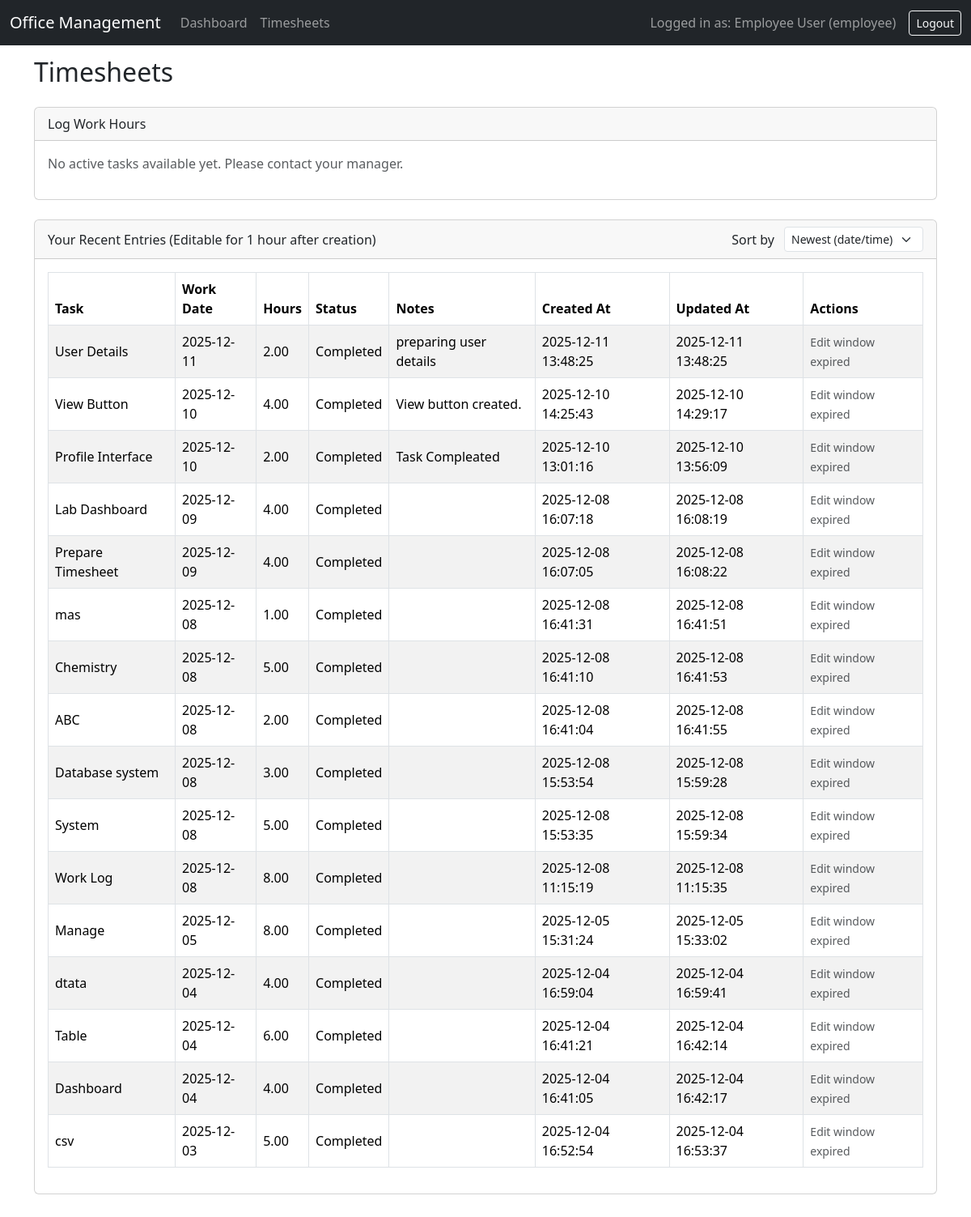
/timesheets.php (signed in), run on the app's committed database.
### tables this page shows
CREATE TABLE `timesheets` (
  `id` int(11) NOT NULL,
  `user_id` int(11) NOT NULL,
  `task_id` int(11) NOT NULL,
  `work_date` date NOT NULL,
  `hours` decimal(5,2) NOT NULL,
  `status` varchar(50) NOT NULL,
  `notes` text DEFAULT NULL,
  `manager_approved` tinyint(1) NOT NULL DEFAULT 0,
  `created_at` datetime NOT NULL DEFAULT current_timestamp(),
  `updated_at` datetime NOT NULL DEFAULT current_timestamp() ON UPDATE current_timestamp()
);

CREATE TABLE `tasks` (
  `id` int(11) NOT NULL,
  `project_id` int(11) NOT NULL,
  `title` varchar(255) NOT NULL,
  `description` text DEFAULT NULL,
  `created_by` int(11) NOT NULL,
  `status` enum('pending','in_progress','completed') NOT NULL DEFAULT 'pending',
  `start_date` date DEFAULT NULL,
  `due_date` date DEFAULT NULL,
  `created_at` datetime NOT NULL DEFAULT current_timestamp()
);

### timesheets.php (the view, shortened to what this page needs)
<?php
require_once 'config.php';
$user_id = $_SESSION['user_id'];
$role    = $_SESSION['role'];
$tasks = [];
if ($role === 'employee') {
    $sqlTasks = "
        SELECT id, title, description
        FROM tasks
        WHERE status <> 'completed'
          AND id NOT IN (
              SELECT task_id FROM timesheets
              WHERE user_id = ? AND LOWER(TRIM(status)) = 'completed'
          )
        ORDER BY title
    ";
    $stmt = $mysqli->prepare($sqlTasks);
    $stmt->bind_param('i', $user_id);
    $stmt->execute();
} else {
    $res = $mysqli->query("SELECT id, title FROM tasks WHERE status <> 'completed' ORDER BY title");
    while ($row = $res->fetch_assoc()) {
        $tasks[] = $row;
    }
}
$sort = $_GET['sort'] ?? 'recent';
switch ($sort) {
    case 'recent':
    default:
        $orderBy = "ts.work_date DESC, ts.created_at DESC, ts.id DESC";
        $sort    = 'recent';
        break;
}
$entries = [];
if ($role === 'admin') {
    $sql  = "SELECT ts.*, t.title AS task_title, u.full_name AS employee_name
             FROM timesheets ts
             JOIN tasks t ON ts.task_id = t.id
             JOIN users u ON ts.user_id = u.id
             ORDER BY $orderBy
             LIMIT 200";
    $stmt = $mysqli->prepare($sql);
} else {
    $sql  = "SELECT ts.*, t.title AS task_title
             FROM timesheets ts
             JOIN tasks t ON ts.task_id = t.id
             WHERE ts.user_id = ?
             ORDER BY $orderBy
             LIMIT 100";
    $stmt = $mysqli->prepare($sql);
    $stmt->bind_param('i', $user_id);
}
$stmt->execute();
$res = $stmt->get_result();
while ($row = $res->fetch_assoc()) {
    if ($role === 'admin') {
        $row['can_edit'] = true;
    } else {
        $created_ts      = strtotime($row['created_at']);
        $now             = time();
        $row['can_edit'] = ($now - $created_ts) <= 3600;
    }
    $entries[] = $row;
}
include 'header.php';
?>
<h2 class="mb-4">Timesheets</h2>
<?php if ($role !== 'admin'): ?>
    <div class="card mb-4">
        <div class="card-header">Log Work Hours</div>
        <div class="card-body">
            <?php if (!$tasks): ?>
                <p class="text-muted">No active tasks available yet. Please contact your manager.</p>
            <?php endif; ?>
        </div>
    </div>
<?php endif; ?>
<div class="card">
    <div class="card-header d-flex justify-content-between align-items-center">
        <span>
            <?php if ($role === 'admin'): ?>
                All Timesheet Entries (Admin can edit any time)
            <?php else: ?>
                Your Recent Entries (Editable for 1 hour after creation)
            <?php endif; ?>
        </span>
        <form method="get" class="row g-2 align-items-center mb-0">
            <div class="col-auto">
                <label class="form-label mb-0 me-1">Sort by</label>
            </div>
            <div class="col-auto">
                <select name="sort" class="form-select form-select-sm" onchange="this.form.submit()">
                    <option value="recent" <?php if ($sort === 'recent') echo 'selected'; ?>>
                        Newest (date/time)
                    </option>
                </select>
            </div>
        </form>
    </div>
    <div class="card-body table-responsive">
        <table id="timesheetTable" class="table table-striped table-bordered align-middle">
            <thead>
                <tr>
                    <th>Task</th>
                    <th>Work Date</th>
                    <th>Hours</th>
                    <th>Status</th>
                    <th>Notes</th>
                    <th>Created At</th>
                    <th>Updated At</th>
                    <th>Actions</th>
                </tr>
            </thead>
            <tbody>
                <?php if (!$entries): ?>
                    <tr>
                        <td
                            colspan="<?php echo ($role === 'admin') ? 9 : 8; ?>"
                            class="text-center"
                        >
                            No entries yet.
                        </td>
                    </tr>
                <?php else: ?>
                    <?php foreach ($entries as $e): ?>
                        <tr>
                            <td><?php echo htmlspecialchars($e['task_title']); ?></td>
                            <td><?php echo htmlspecialchars($e['work_date']); ?></td>
                            <td><?php echo htmlspecialchars($e['hours']); ?></td>
                            <td><?php echo htmlspecialchars($e['status']); ?></td>
                            <td><?php echo nl2br(htmlspecialchars($e['notes'])); ?></td>
                            <td><?php echo htmlspecialchars($e['created_at']); ?></td>
                            <td><?php echo htmlspecialchars($e['updated_at']); ?></td>
                            <td>
                                <?php if ($e['can_edit']): ?>
                                    <a
                                        href="timesheet_edit.php?id=<?php echo $e['id']; ?>"
                                        class="btn btn-sm btn-outline-primary"
                                    >
                                        Edit
                                    </a>
                                <?php else: ?>
                                    <span class="text-muted small">Edit window expired</span>
                                <?php endif; ?>
                            </td>
                        </tr>
                    <?php endforeach; ?>
                <?php endif; ?>
            </tbody>
        </table>
    </div>
</div>
<?php include 'footer.php'; ?>

### data on the page
timesheets: task.title "User Details", work_date "2025-12-11", hours "2.00", status "Completed", notes "preparing user details", created_at "2025-12-11 13:48:25", updated_at "2025-12-11 13:48:25"
timesheets: task.title "View Button", work_date "2025-12-10", hours "4.00", status "Completed", notes "View button created.", created_at "2025-12-10 14:25:43", updated_at "2025-12-10 14:29:17"
timesheets: task.title "Profile Interface", work_date "2025-12-10", hours "2.00", status "Completed", notes "Task Compleated", created_at "2025-12-10 13:01:16", updated_at "2025-12-10 13:56:09"
timesheets: task.title "Lab Dashboard", work_date "2025-12-09", hours "4.00", status "Completed", created_at "2025-12-08 16:07:18", updated_at "2025-12-08 16:08:19"
timesheets: task.title "Prepare Timesheet", work_date "2025-12-09", hours "4.00", status "Completed", created_at "2025-12-08 16:07:05", updated_at "2025-12-08 16:08:22"
timesheets: task.title "mas", work_date "2025-12-08", hours "1.00", status "Completed", created_at "2025-12-08 16:41:31", updated_at "2025-12-08 16:41:51"
timesheets: task.title "Chemistry", work_date "2025-12-08", hours "5.00", status "Completed", created_at "2025-12-08 16:41:10", updated_at "2025-12-08 16:41:53"
timesheets: task.title "ABC", work_date "2025-12-08", hours "2.00", status "Completed", created_at "2025-12-08 16:41:04", updated_at "2025-12-08 16:41:55"
timesheets: task.title "Database system", work_date "2025-12-08", hours "3.00", status "Completed", created_at "2025-12-08 15:53:54", updated_at "2025-12-08 15:59:28"
timesheets: task.title "System", work_date "2025-12-08", hours "5.00", status "Completed", created_at "2025-12-08 15:53:35", updated_at "2025-12-08 15:59:34"
timesheets: task.title "Work Log", work_date "2025-12-08", hours "8.00", status "Completed", created_at "2025-12-08 11:15:19", updated_at "2025-12-08 11:15:35"
timesheets: task.title "Manage", work_date "2025-12-05", hours "8.00", status "Completed", created_at "2025-12-05 15:31:24", updated_at "2025-12-05 15:33:02"
timesheets: task.title "dtata", work_date "2025-12-04", hours "4.00", status "Completed", created_at "2025-12-04 16:59:04", updated_at "2025-12-04 16:59:41"
timesheets: task.title "Table", work_date "2025-12-04", hours "6.00", status "Completed", created_at "2025-12-04 16:41:21", updated_at "2025-12-04 16:42:14"
timesheets: task.title "Dashboard", work_date "2025-12-04", hours "4.00", status "Completed", created_at "2025-12-04 16:41:05", updated_at "2025-12-04 16:42:17"
timesheets: task.title "csv", work_date "2025-12-03", hours "5.00", status "Completed", created_at "2025-12-04 16:52:54", updated_at "2025-12-04 16:53:37"

### other printed values
$_SESSION['full_name'] "Employee User"
$_SESSION['role'] "employee"
